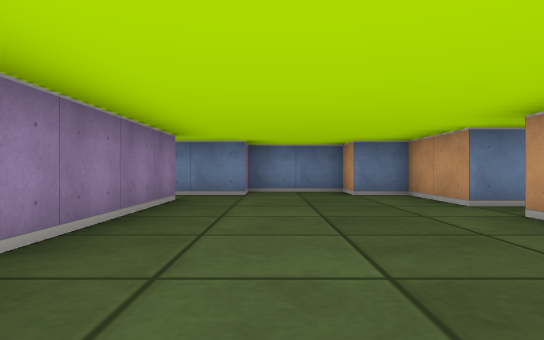
view 1 (above)

24 first-person views from a walk through a cub3D maze. The camera is about half as high as the walls, looks level and sees 75° across. The floor is counted in squares. Each view is taken from the middle of a square. On the plan, view 1 faces up. The plan holds only what a view shows up to about 9 squares ahead; the rest is blank.

view 2
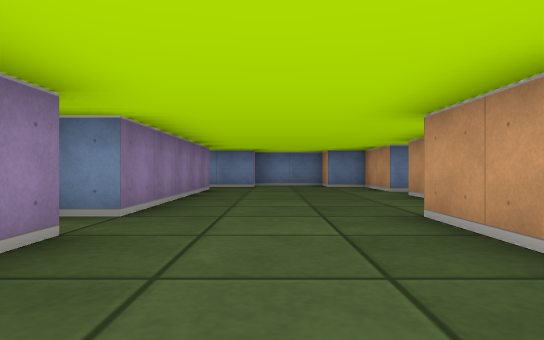

view 3
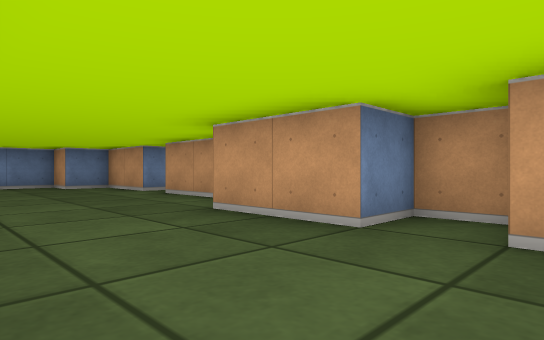

view 4
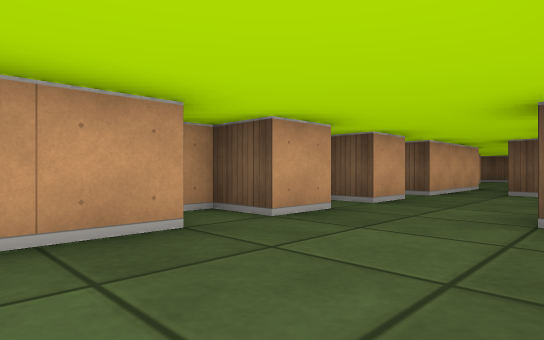

view 5
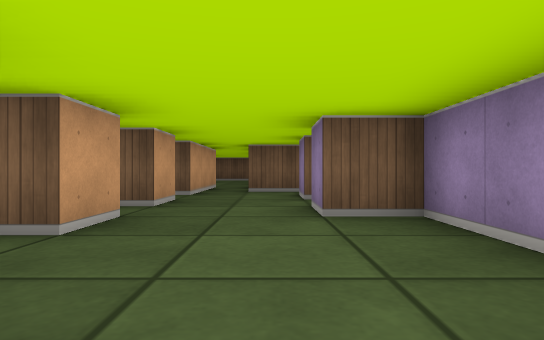

view 6
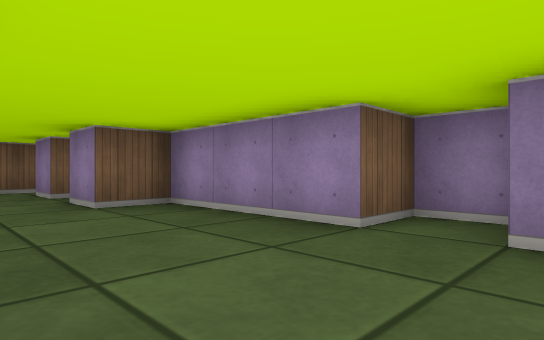

view 7
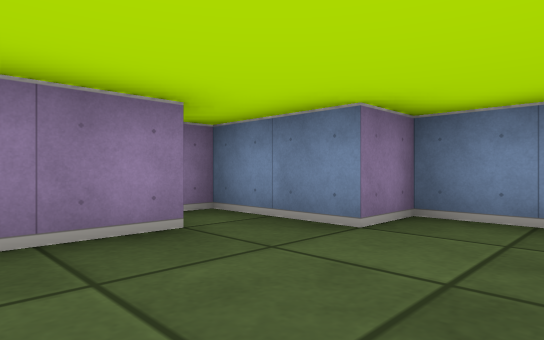

view 8
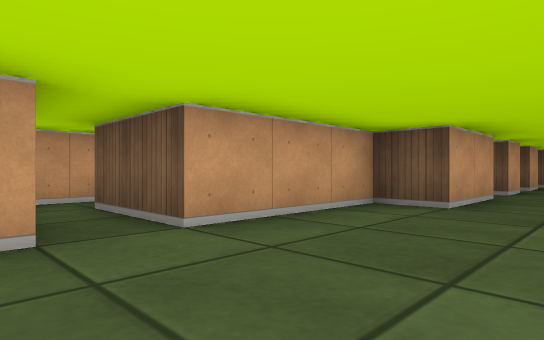

view 9
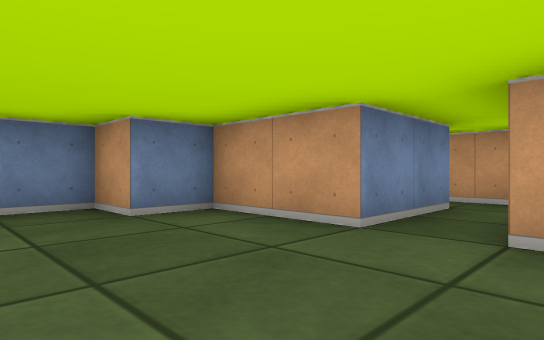

view 10
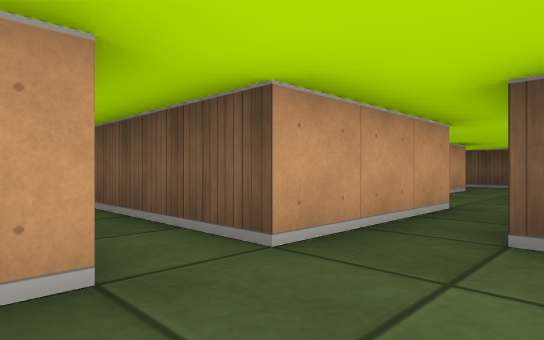

view 11
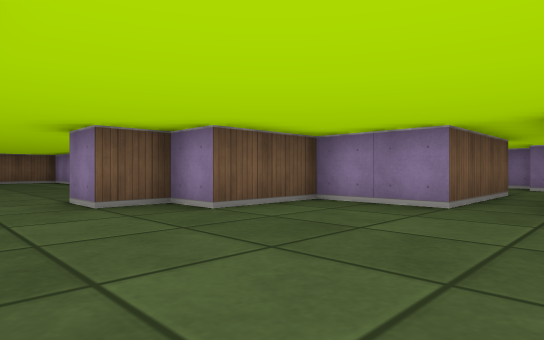

view 12
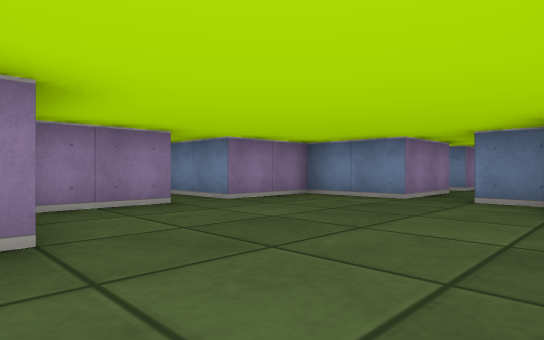

view 13
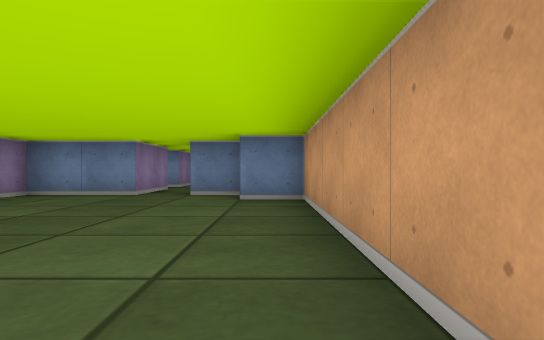

view 14
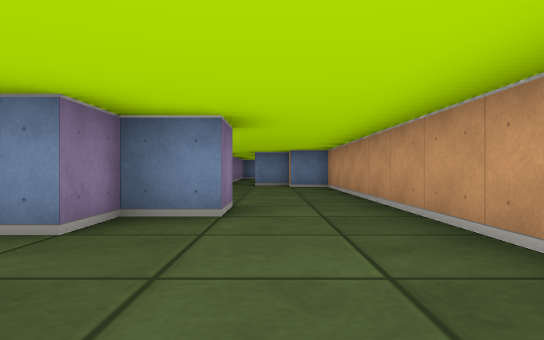

view 15
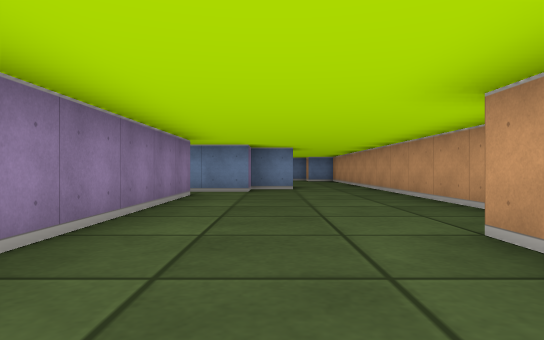

view 16
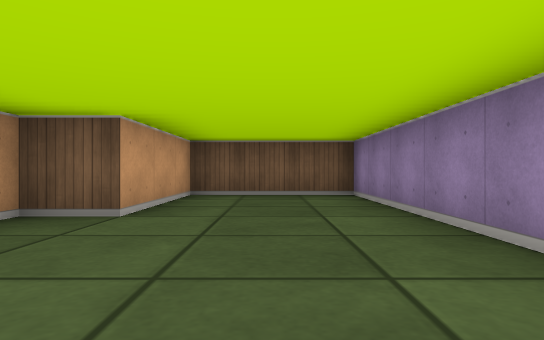

view 17
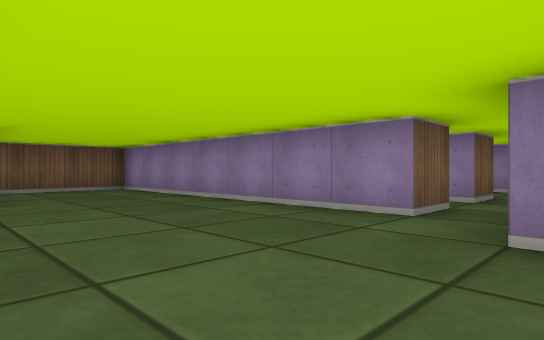

view 18
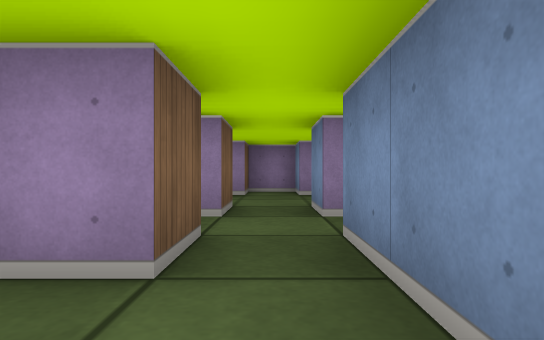

view 19
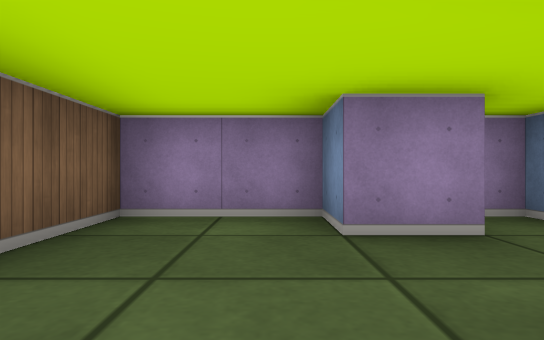

view 20
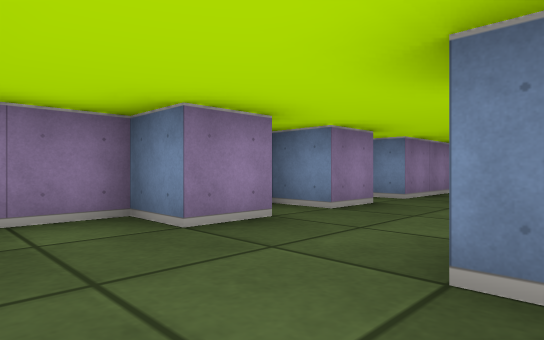

view 21
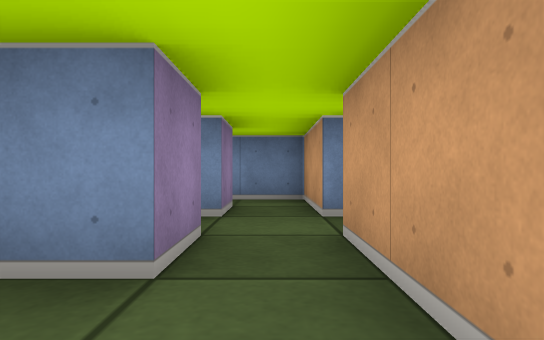

view 22
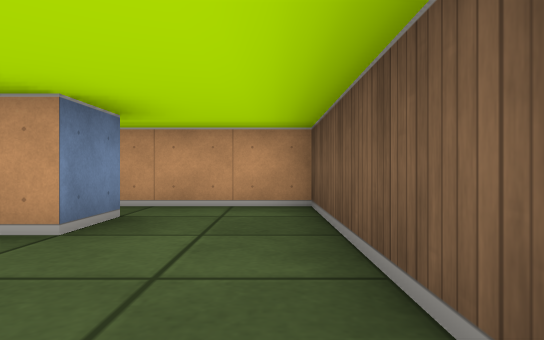

view 23
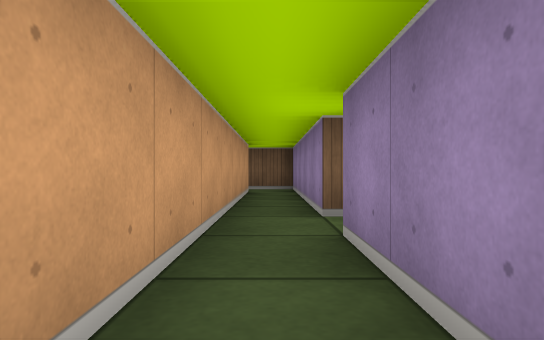

view 24
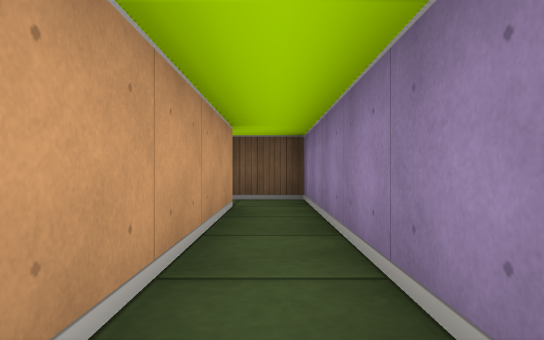

### Floor plan
Points are (right, up) in squares from view 1. A wall is a line through its corners. A room is listed if a view was taken in it or the views show most of it. See-through windows are left out.
Room 1 (views 1, 2, 3, 4, 5, 6, 7, 8, 9, 10)
walls: (-2.5, 0.4) (-2.5, -0.5) (-1.5, -0.5) (-1.5, -3.5) (-0.5, -3.5) (-0.5, -4.5); (1.5, -3.5) (1.5, -2.5) (2.5, -2.5) (2.5, -1.5) (1.5, -1.5) (1.5, 0.5) (2.5, 0.5) (2.5, 3.5); (2.5, 4.5) (2.5, 6.5) (1.5, 6.5) (1.5, 7.5) (-0.5, 7.5) (-0.5, 6.5) (-2.5, 6.5) (-2.5, 6); (-0.5, -5.5) (-0.5, -6.5); (-1.5, 5.5) (-1.5, 0.5) (-2.1, 0.5); (1.5, -5.5) (1.5, -4.5) (2.2, -4.5); (-1.5, -6.6) (-1.5, -7.1); (-0.8, -7.5) (0.5, -7.5); (1.5, -7.5) (1.5, -6.5)
ways out: opening at (2, -6) to room 2; opening at (1, -8.5) to room 4; opening at (3.5, 4) to room 5
Room 2 (views 11, 12, 13, 17)
walls: (6.5, -3.5) (4.5, -3.5) (4.5, -5.5) (2.6, -5.5); (8.5, -3.5) (7.5, -3.5); (9.5, -11.5) (9.5, -4.5) (8.5, -4.5); (1.5, -6.5) (4.5, -6.5) (4.5, -8.5) (6.5, -8.5) (6.5, -9.5) (7.5, -9.5) (7.5, -10.5)
ways out: opening at (2, -6) to room 1; opening at (8.5, -11.5) to room 3; opening at (7, -2.5)
Room 3 (views 14, 15, 16, 18)
walls: (4.5, -12.5) (5.5, -12.5) (5.5, -19.5) (8.5, -19.5) (8.5, -16.5) (9.5, -16.5) (9.5, -11.5); (7.5, -10.5) (6.5, -10.5) (6.5, -11.5) (4.5, -11.5)
ways out: opening at (8.5, -11.5) to room 2; opening at (5, -12) to room 4
Room 4 (views 19, 20, 21, 22)
walls: (2.5, -12.5) (3.5, -12.5) (3.5, -13.5) (2.5, -13.5) (2.5, -12.5); (3.5, -10.5) (3.5, -11.5) (2.5, -11.5); (0.5, -10.4) (0.5, -11.5) (-0.5, -11.5) (-0.5, -12.5) (0.5, -12.5) (0.5, -13.5) (-0.5, -13.5) (-0.5, -15.5) (4.5, -15.5) (4.5, -12.5); (1.5, -9.6) (1.5, -7.5); (4.5, -11.5) (4.5, -9.5) (3.4, -9.5); (0.5, -7.5) (0.5, -9.5) (-0.1, -9.5)
ways out: opening at (1, -8.5) to room 1; opening at (5, -12) to room 3
Room 5 (views 23, 24)
walls: (2.5, 3.5) (4.5, 3.5) (4.5, -1.5) (5.6, -1.5); (4.5, 6.4) (4.5, 4.5) (2.5, 4.5); (5.5, -0.5) (5.5, 6.4)
ways out: opening at (3.5, 4) to room 1; opening at (6, -1)

Positions as (right, up) in squares from view 1, and headings:
1: (0, 0), facing up
2: (0, -3), facing up
3: (-1, -3), facing up-right
4: (-1, 0), facing down-right
5: (0, 0), facing down
6: (1, 1), facing down-left
7: (1, 4), facing up-left
8: (0, 5), facing down-right
9: (0, 3), facing up-right
10: (0, -5), facing down-right
11: (9, -5), facing down-left
12: (9, -9), facing up-left
13: (9, -10), facing up
14: (8, -14), facing up
15: (7, -19), facing up
16: (7, -13), facing down
17: (9, -11), facing down-left
18: (7, -12), facing left
19: (3, -14), facing left
20: (3, -15), facing up-left
21: (4, -15), facing up
22: (0, -15), facing right
23: (5, 7), facing down
24: (5, 4), facing down
